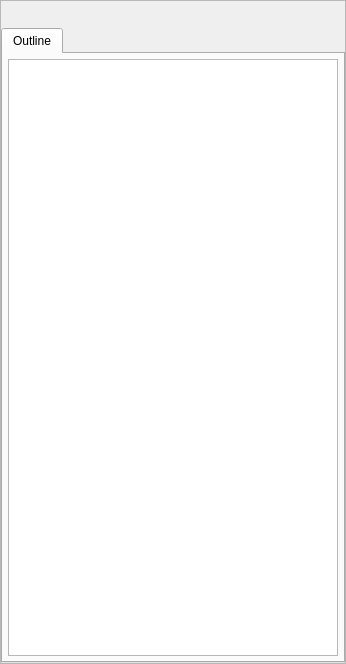
<?xml version="1.0" encoding="UTF-8"?>
<ui version="4.0">
 <class>FrmProjectExplorer</class>
 <widget class="QWidget" name="FrmProjectExplorer">
  <property name="geometry">
   <rect>
    <x>0</x>
    <y>0</y>
    <width>346</width>
    <height>664</height>
   </rect>
  </property>
  <property name="windowTitle">
   <string>Form</string>
  </property>
  <layout class="QHBoxLayout" name="horizontalLayout">
   <property name="spacing">
    <number>0</number>
   </property>
   <property name="margin">
    <number>0</number>
   </property>
   <item>
    <widget class="QSplitter" name="spExplorer">
     <property name="sizePolicy">
      <sizepolicy hsizetype="Preferred" vsizetype="Expanding">
       <horstretch>2</horstretch>
       <verstretch>0</verstretch>
      </sizepolicy>
     </property>
     <property name="orientation">
      <enum>Qt::Vertical</enum>
     </property>
     <property name="opaqueResize">
      <bool>true</bool>
     </property>
     <property name="handleWidth">
      <number>6</number>
     </property>
     <widget class="QFrame" name="frame">
      <property name="frameShape">
       <enum>QFrame::StyledPanel</enum>
      </property>
      <property name="frameShadow">
       <enum>QFrame::Raised</enum>
      </property>
      <layout class="QVBoxLayout" name="verticalLayout">
       <property name="spacing">
        <number>2</number>
       </property>
       <property name="margin">
        <number>0</number>
       </property>
       <item>
        <widget class="QGradientPanel" name="paCaption" native="true">
         <property name="minimumSize">
          <size>
           <width>0</width>
           <height>25</height>
          </size>
         </property>
         <property name="styleSheet">
          <string notr="true"/>
         </property>
        </widget>
       </item>
       <item>
        <widget class="QTabWidget" name="tabCommands">
         <property name="tabShape">
          <enum>QTabWidget::Rounded</enum>
         </property>
         <property name="currentIndex">
          <number>0</number>
         </property>
         <widget class="QWidget" name="tsOutline">
          <property name="enabled">
           <bool>true</bool>
          </property>
          <attribute name="title">
           <string>Outline</string>
          </attribute>
          <layout class="QHBoxLayout" name="horizontalLayout_2">
           <property name="margin">
            <number>5</number>
           </property>
           <item>
            <widget class="QTreeWidget" name="tvOutline">
             <property name="styleSheet">
              <string notr="true"/>
             </property>
             <property name="alternatingRowColors">
              <bool>true</bool>
             </property>
             <property name="indentation">
              <number>15</number>
             </property>
             <property name="rootIsDecorated">
              <bool>true</bool>
             </property>
             <property name="allColumnsShowFocus">
              <bool>false</bool>
             </property>
             <property name="columnCount">
              <number>2</number>
             </property>
             <attribute name="headerVisible">
              <bool>false</bool>
             </attribute>
             <attribute name="headerMinimumSectionSize">
              <number>20</number>
             </attribute>
             <attribute name="headerShowSortIndicator" stdset="0">
              <bool>true</bool>
             </attribute>
             <attribute name="headerStretchLastSection">
              <bool>false</bool>
             </attribute>
             <column>
              <property name="text">
               <string notr="true">1</string>
              </property>
             </column>
             <column>
              <property name="text">
               <string notr="true">2</string>
              </property>
             </column>
            </widget>
           </item>
          </layout>
         </widget>
        </widget>
       </item>
      </layout>
     </widget>
    </widget>
   </item>
  </layout>
 </widget>
 <customwidgets>
  <customwidget>
   <class>QGradientPanel</class>
   <extends>QWidget</extends>
   <header>QGradientPanel.h</header>
   <container>1</container>
  </customwidget>
 </customwidgets>
 <resources/>
 <connections/>
</ui>
